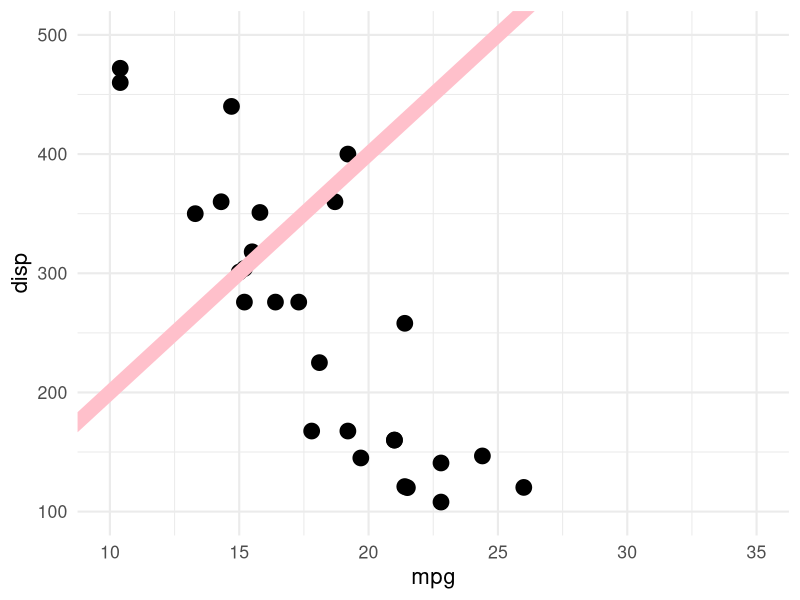
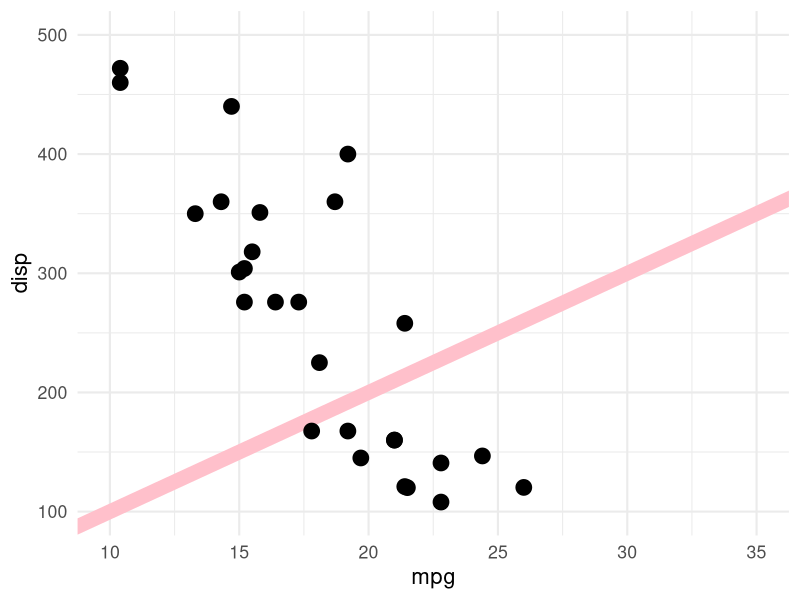

R code for these plots, in order:
## ---- chunk 1
#| label: "before"
#| dev: svg
#| echo: false
library(ggplot2)
mtcars |>
  ggplot(aes(mpg, disp)) +
  geom_point(size = 5) +
  geom_abline(slope = 20, intercept = 0, linewidth = 5, color = "pink") +
  theme_minimal(base_size = 16) +
  lims(x = c(10, 35), y = c(100, 500))
## ---- chunk 2
#| label: "after"
#| dev: svg
#| echo: false
library(ggplot2)
mtcars |>
  ggplot(aes(mpg, disp)) +
  geom_abline(slope = 10, intercept = 0, linewidth = 5, color = "pink") +
  geom_point(size = 5) +
  theme_minimal(base_size = 16) +
  lims(x = c(10, 35), y = c(100, 500))
